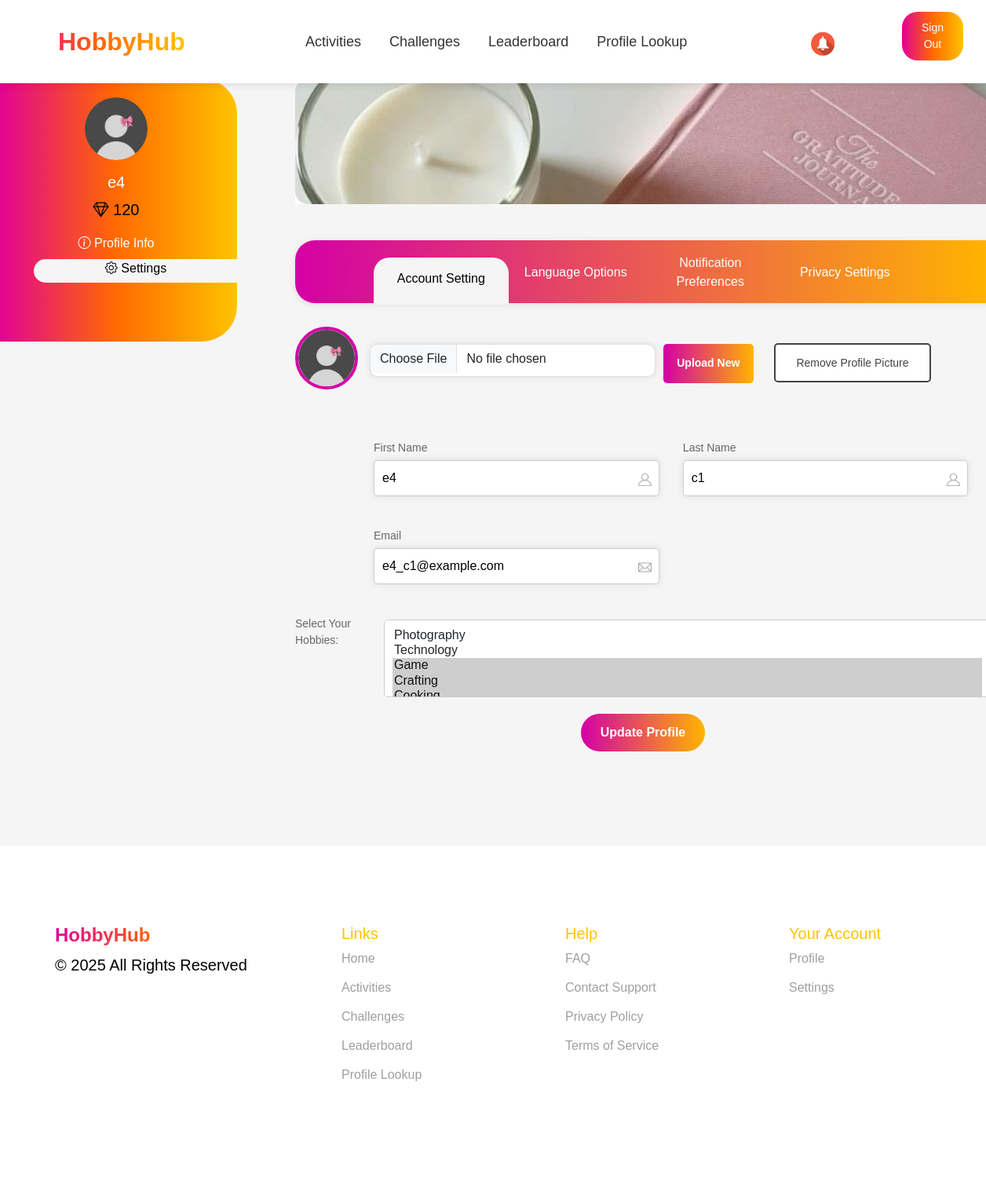
Before: /user_profile/setting/ (signed in) with the older database file.
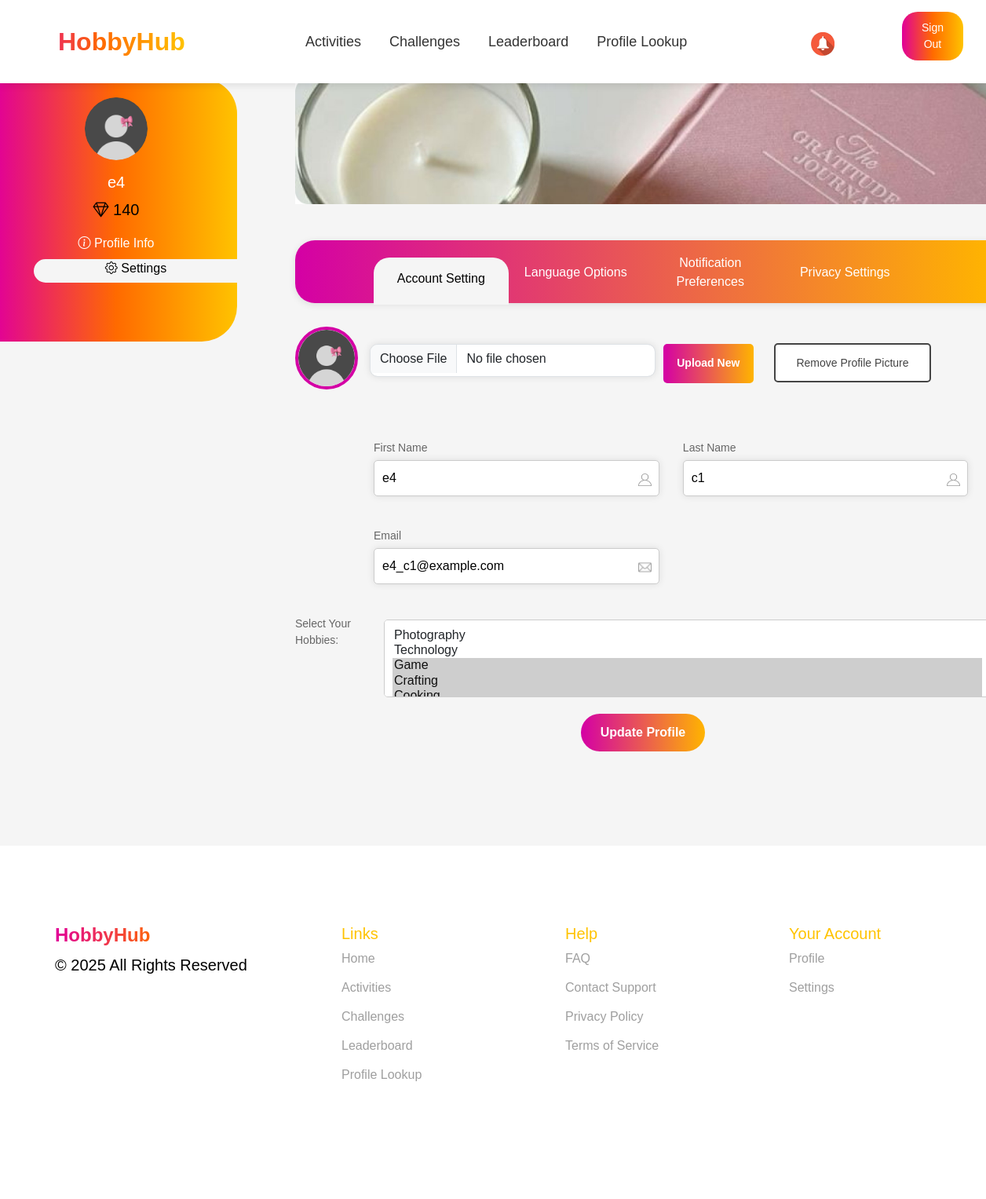
After: the same page with the newer database file.
### events/models.py (models this page shows, shortened)
class Employee(models.Model):
    nickname = models.CharField(max_length=100, primary_key=True, verbose_name="Nickname")
    name = models.CharField(max_length=255, verbose_name="Name")
    last_name = models.CharField(max_length=255, verbose_name="Last Name")
    number = models.CharField(max_length=20, verbose_name="Number")
    join_date = models.DateField(verbose_name="Join Date")
    date_of_birth = models.DateField(null=True, blank=True, verbose_name="Date of Birth")
    receive_sms_notifications = models.BooleanField(default=True, verbose_name="Receive SMS Notifications")
    receive_email_notifications = models.BooleanField(default=True, verbose_name="Receive Email Notifications")
    receive_reminders = models.BooleanField(default=True, verbose_name="Receive Reminders")
    social_id = models.CharField(max_length=255, blank=True, null=True)  # ID из социальной сети
    social_provider = models.CharField(max_length=50, blank=True, null=True)  # Провайдер (Google, Facebook и т.д.)
    company = models.ForeignKey(
        Company,
        to_field='company_id',
        on_delete=models.CASCADE,
        verbose_name="Company"
    )
    gender = models.CharField(max_length=10, choices=[('Male', 'Male'), ('Female', 'Female')], verbose_name="Gender")
    mail = models.EmailField(unique=True, verbose_name="Email")
    password = models.CharField(max_length=255, verbose_name="Password")
    is_approved = models.BooleanField(default=False, verbose_name="Approved")
    profile_photo = models.ImageField(upload_to='profile_photos/', null=True, blank=True, verbose_name="Profile Photo")
    hobbies = models.ManyToManyField(Hobby, blank=True, related_name='employees')
    diamonds = models.IntegerField(default=0, verbose_name="Diamonds")

class Hobby(models.Model):
    name = models.CharField(max_length=100, unique=True, verbose_name="Hobby Name")

### events/views.py (the view)
# urls.py: path('user_profile/setting/', user_setting, name='user_setting'),
@role_required("employee")
@approval_required
def user_setting(request):
    nickname=request.session.get("nickname")
    all_hobbies = Hobby.objects.all()
    if not nickname:
        return redirect("sign_in")
    user = Employee.objects.filter(nickname=nickname).first()
    if not user:
        return redirect("sign_in")
    return render(request, 'user_setting.html', {"user":user, 'all_hobbies': all_hobbies})

### events/views.py (called while the page is built)
def role_required(role):
    def decorator(view_func):
        @wraps(view_func)
        def wrapper(request, *args, **kwargs):
            if role == "employee" and not request.session.get("nickname"):
                return redirect(f"/sign_in/?next={request.get_full_path()}")
            if role == "organizer" and not request.session.get("company_id"):
                return redirect(f"/sign_in/?next={request.get_full_path()}")
            return view_func(request, *args, **kwargs)
        return wrapper
    return decorator

def approval_required(view_func):
    @wraps(view_func)
    def _wrapped_view(request, *args, **kwargs):
        nickname = request.session.get("nickname")
        if not nickname:
            return redirect("sign_in")
        user = Employee.objects.filter(nickname=nickname).first()
        if not user or not user.is_approved:
            return redirect("")
        return view_func(request, *args, **kwargs)
    return _wrapped_view

### events/templates/user_setting.html (shortened to what the changed rows need)
{% extends "user_profile_base.html" %}
{% load static %}
{% block extra_css %}
    <link rel="stylesheet" href="https://cdn.jsdelivr.net/npm/bootstrap@5.3.0/dist/css/bootstrap.min.css">
    <link href="https://cdn.jsdelivr.net/npm/bootstrap-icons/font/bootstrap-icons.css" rel="stylesheet">
    <link rel="stylesheet" href="{% static 'css/all.css' %}">
    <link rel="stylesheet" href="{% static 'css/sass_styles.css' %}">
{% endblock %}
{% block content %}
        <div class="container mt-4">
            <div class="row  mainpartpro">
                <div class="col-md-2">
                    <div class="sidebar p-4">
                        {% if user.profile_photo %}
                            <img src="{{ user.profile_photo.url }}" alt="Profile" class="rounded-circle mb-3" width="80" alt="Profile">
                        {% else %}
                            <img src="{% static 'images/profile_photo.png' %}" class="rounded-circle mb-3" width="80" alt="Profile">
                        {% endif %}
                        <h5>{{ user.name }}</h5>
                        <p><i class="bi bi-gem"></i> {{ user.diamonds }}</p>
                        <div class="pro-set-tab w-100 mb-2"><i class="bi bi-info-circle"></i><a href="{% url 'user_profile' %}">   Profile Info</a></div>
                        <div class="pro-act-set-tab w-100 mb-2"><i class="bi bi-gear"></i>   Settings</div>
                    </div>
                </div>
                <div class="col-md-10 mainpartpro">
                    <form method="POST" action="{% url 'update_user_profile' %}" enctype="multipart/form-data">
                        <div class="form-container">
                            <div class="form-group">
                                <div class="input-field">
                                    <label>First Name</label>
                                    <input type="text" name="name" value="{{ user.name }}">
                                    <i><img src="{% static 'images/imput_profile_icon.png' %}" width="17"></i>
                                </div>
                                <div class="input-field">
                                    <label>Last Name</label>
                                    <input type="text" name="last_name" value="{{ user.last_name }}">
                                    <i><img src="{% static 'images/imput_profile_icon.png' %}" width="17"></i>
                                </div>
                            </div>
                            <div class="form-group">
                                <div class="input-field">
                                    <label>Email</label>
                                    <input type="email" name="mail" value="{{ user.mail }}">
                                    <i><img src="{% static 'images/mail_icon.png' %}" width="17"></i>
                                </div>
                            </div>
                        </div>
                        <div class="form-group">
                            <label for="hobbies">Select Your Hobbies:</label>
                            <select name="hobbies[]" id="hobbies" multiple class="form-control">
                                {% for hobby in all_hobbies %}
                                    <option value="{{ hobby.id }}" {% if hobby in user.hobbies.all %}selected{% endif %}>
                                        {{ hobby.name }}
                                    </option>
                                {% endfor %}
                            </select>
                        </div>
                    </form>
                </div>
            </div>
        </div>
    </div>
    {% endblock %}

Changed rows visible on the page:
changed Employee "e4_c1@example.com": diamonds "120" → "140"
